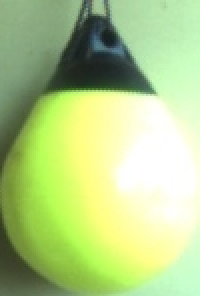
#> input picture auv_cal_state_la_2017/scripts/test/pos_images/yellow_buoy1 (another copy).jpg, 100 x 148 px (shown 2 times larger)
$ python TestRunner.py   (Python 2 division)
#> lines starting #> are read from the running program, lines starting #| are printed output that depends on the picture
### auv_cal_state_la_2017/scripts/test/BuoyClassifier.py

import cv2
import glob
import numpy as np
import utils as ut
from sklearn import svm
from random import shuffle
import Classifier


class BuoyClassifier:

    def __init__(self):
        self.minDim = 80
        self.blockSize = (16, 16)
        self.blockStride = (8, 8)
        self.cellSize = (8, 8)
        self.nbins = 9
        self.derivAperture = 1
        self.winSigma = -1
        self.histogramNormType = 0
        self.L2HysThreshold = 2.1e-1
        self.gammaCorrection = 0
        self.nlevels = 64
        self.dims = (96, 144)
        self.hog = self.get_hog()
        self.lsvm = self.get_lsvm()
        print 'classifier finished being built'

    '''note that the height and widths must be multiples of 8 in order to use a HOOG'''
    def get_hog(self):
        return cv2.HOGDescriptor(self.dims, self.blockSize, self.blockStride, self.cellSize, self.nbins, self.derivAperture, self.winSigma, self.histogramNormType, self.L2HysThreshold, self.gammaCorrection, self.nlevels)

    def get_features_with_label(self, img_data, label):

        data = []

        for img in img_data:
            img = cv2.resize(img, self.dims)
            feat = self.hog.compute(img[:, :, :3])
            data.append((feat, label))

        return data

    def get_lsvm(self):
        pos_imgs = []
        neg_imgs = []

        for img in glob.glob('pos_images/*.jpg'):
            n = cv2.imread(img)
#> n is the input picture: shape (148, 100, 3); mean B, G, R 136.2, 205.4, 178.9
            pos_imgs.append(n)

        for img in glob.glob('neg_images/*.jpg'):
            n = cv2.imread(img)
            neg_imgs.append(n)

        positive_data = self.get_features_with_label(pos_imgs, 1)
#> the loop in get_features_with_label, `for img in img_data:` made 3 passes
#> pass 2, in get_features_with_label, `img = cv2.resize(img, self.dims)`:
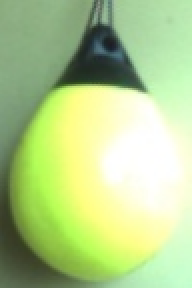
#> img: shape (144, 96, 3) (shown 2 times larger); mean of channels 0, 1, 2 140.9, 205.9, 179.2; drawn as B, G, R
#> pass 3, in get_features_with_label, `img = cv2.resize(img, self.dims)`:
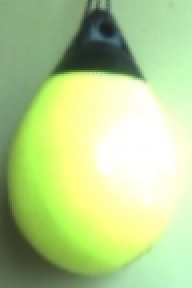
#> img: shape (144, 96, 3) (shown 2 times larger); mean of channels 0, 1, 2 143.7, 208.3, 181.9; drawn as B, G, R
#> after the loop in get_features_with_label, `for img in img_data:`: data = 3 items
#> positive_data = 3 items
        negative_data = self.get_features_with_label(neg_imgs, 0)
#> negative_data = []

        data = positive_data + negative_data
#> data = 3 items
        shuffle(data)

        feat, labels = map(list, zip(*data))
#> feat = 3 items; labels = [1, 1, 1]
        feat = [x.flatten() for x in feat]

        sample_size = len(feat)
#> sample_size = 3
        train_size = int(round(0.8*sample_size))
#> train_size = 2

        train_feat = np.array(feat[:train_size], np.float32)
        test_feat = np.array(feat[train_size: sample_size], np.float32)
        train_label = np.array(labels[:train_size])
#> train_label = [1, 1]
        test_label = np.array(labels[train_size:sample_size])
#> test_label = [1]
        lsvm = svm.SVC(gamma=5, C=.12, kernel="linear", probability=True)
#> (the run stopped early here; a loop or call above may not have finished)
